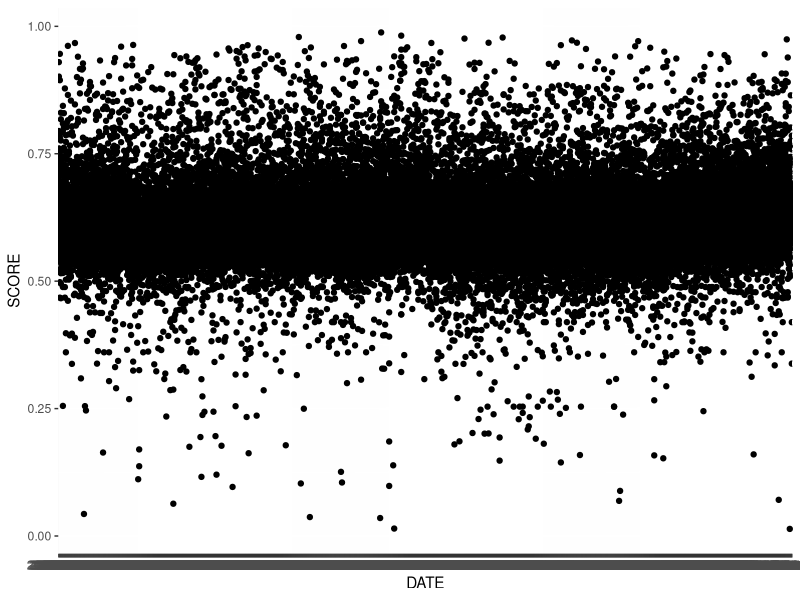
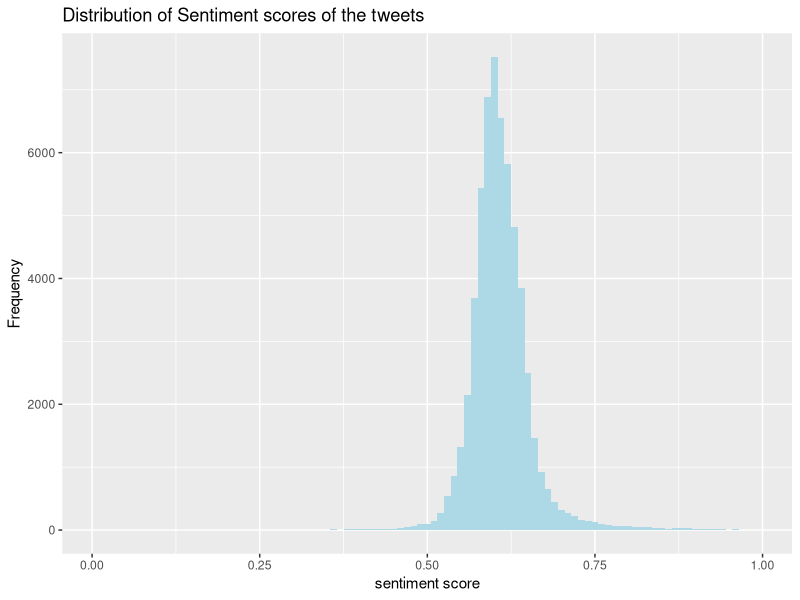
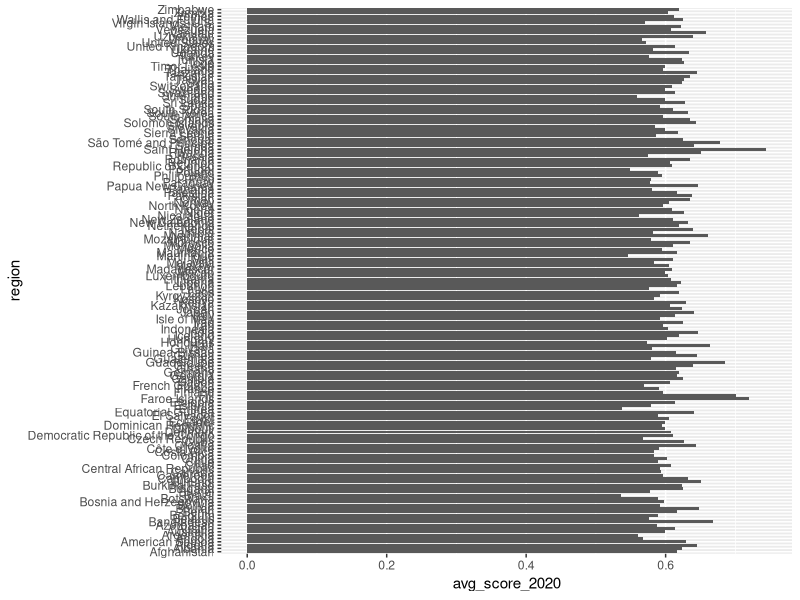
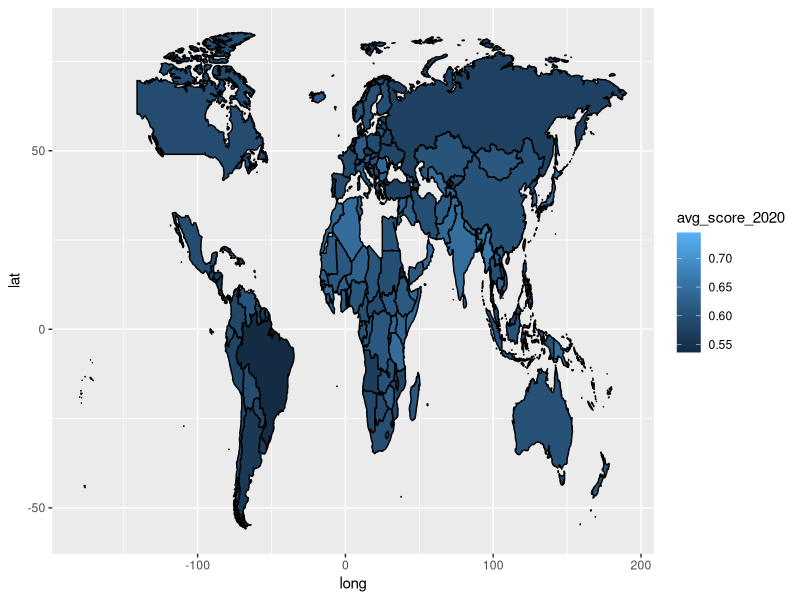
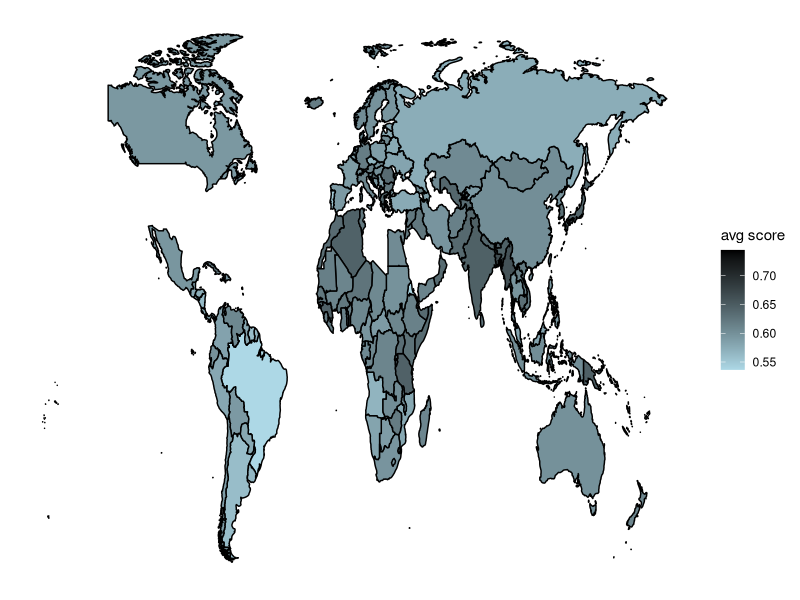

Generate these figures, in order, with R:
## ---- chunk 1
knitr::opts_chunk$set(echo = TRUE)

library(tidyverse)
library(ggplot2)
library(dplyr)
library(lubridate)
## ---- chunk 2
data_2020 <- read.csv("data/sentiment_country_2020.csv")
data_2021 <- read.csv("data/sentiment_country_2021.csv")
## ---- chunk 3
view(data_2020)
view(data_2021)
## ---- chunk 4
data_total <- rbind(data_2020,data_2021)

ggplot (data=data_total, aes(DATE, SCORE))+
  geom_point()

## ---- chunk 5

avg_data_2020<-data_2020 %>%
  group_by(NAME_0) %>%
  summarize(
    avg_score_2020 = mean(SCORE, na.rm = TRUE)
    )

view(avg_data_2020)

names(avg_data_2020)[names(avg_data_2020) == "NAME_0"] <- "region"

view(avg_data_2020)
## ---- chunk 6
ggplot(data = data_2020, aes(x=SCORE)) + 
  geom_histogram(binwidth = 0.01, fill = "lightblue")+ 
  ylab("Frequency") + 
  xlab("sentiment score") +
  ggtitle("Distribution of Sentiment scores of the tweets")
## ---- chunk 7
ggplot(data = avg_data_2020, aes(x=region, y=avg_score_2020)) + 
  geom_bar(stat = "identity")+
  coord_flip()
## ---- chunk 8
mapdata <- map_data("world") ##ggplot2
View(mapdata)

mapdata <- left_join(mapdata, avg_data_2020, by="region")
View(mapdata)


mapdata1<-mapdata %>% filter(!is.na(mapdata$avg_score_2020))
View(mapdata1)

map1<-ggplot(mapdata1, aes( x = long, y = lat, group=group)) +
  geom_polygon(aes(fill = avg_score_2020), color = "black")
map1

map2 <- map1 + scale_fill_gradient(name = "avg score", low = "light blue", high =  "black", na.value = "grey50")+
  theme(axis.text.x = element_blank(),
        axis.text.y = element_blank(),
        axis.ticks = element_blank(),
        axis.title.y=element_blank(),
        axis.title.x=element_blank(),
        rect = element_blank())
map2
## ---- chunk 9

gdp_2020 <- read_csv("gdp_2020.csv")
view(gdp_2020)

gdp_2021 <- read_csv("gdp_2021.csv")
view(gdp_2021)

gdp_2020 <- gdp_2020[c(1,5)]
view(gdp_2020)

gdp_2021 <- gdp_2021[c(1,5)]
view(gdp_2021)

## ---- chunk 10
names(gdp_2020)[names(gdp_2020) == "Country Name"] <- "region"
view(gdp_2020)

avg_data_2020 <- left_join(avg_data_2020, gdp_2020, by="region")
View(avg_data_2020)
